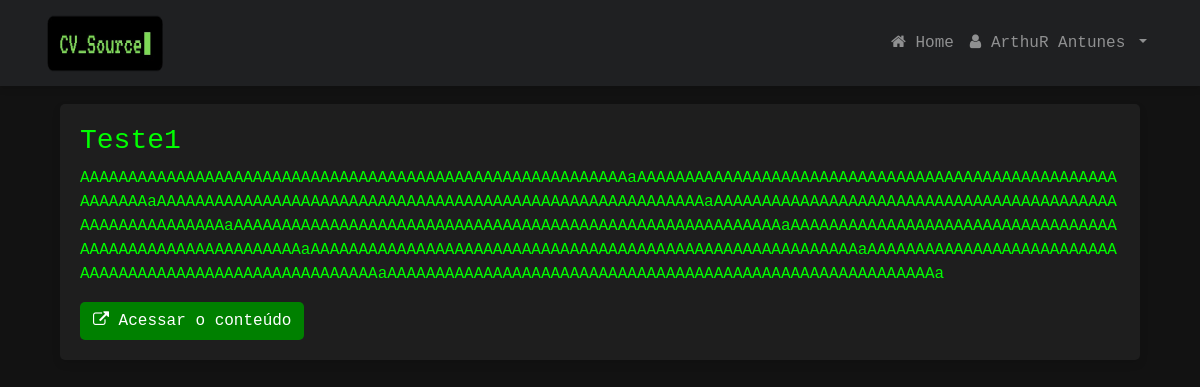
The page /content/1 (signed in) on the database its author committed.
### website/models.py (models this page shows, shortened)
class User(UserMixin, db.Model):
    __tablename__ = 'user'
    id = db.Column(db.Integer, primary_key=True)
    email = db.Column(db.String(150), unique=True, nullable=False)
    password = db.Column(db.String(150), nullable=False)
    first_name = db.Column(db.String(150))
    is_admin = db.Column(db.Boolean, default=False)

class Content(db.Model):
    id = db.Column(db.Integer, primary_key=True)
    title = db.Column(db.String(150), nullable=False)
    description = db.Column(db.String(500), nullable=False)
    link = db.Column(db.String(500))

### website/views.py (the view)
@views.route('/content/<int:content_id>')
@login_required
def view_content(content_id):
    content = Content.query.get_or_404(content_id)
    return render_template("view_content.html", content=content)

### website/__init__.py (called while the page is built)
def create_app():
    app = Flask(__name__)
    app.config['SECRET_KEY'] = 'your_secret_key'  # Substitua por uma chave segura
    app.config['SQLALCHEMY_DATABASE_URI'] = f'sqlite:///{DB_NAME}'
    db.init_app(app)
    from .views import views
    from .auth import auth
    app.register_blueprint(views, url_prefix='/')
    app.register_blueprint(auth, url_prefix='/')
    from .models import User, Content
    with app.app_context():
        db.create_all()
    login_manager = LoginManager()
    login_manager.login_view = 'auth.login'
    login_manager.init_app(app)
    @login_manager.user_loader
    def load_user(id):
        return User.query.get(int(id))
    @app.context_processor
    def inject_user():
        return dict(user=current_user)
    return app

### website/templates/view_content.html (shortened to what this page needs)
{% extends "base.html" %}
{% block content %}
    <div class="container mt-4">
        <div class="card card-custom">
            <div class="card-body">
                <h3>{{ content.title }}</h3>
                <p>{{ content.description }}</p>
                {% if content.link %}
                <a href="{{ content.link }}" class="btn btn-custom" target="_blank">
                    <i class="fa fa-external-link"></i> Acessar o conteúdo
                </a>
                {% endif %}
            </div>
        </div>
    </div>
{% endblock %}

### website/templates/base.html (shortened to what this page needs)
<!DOCTYPE html>
<html>
  <head>
    <link
      rel="stylesheet"
      href="https://stackpath.bootstrapcdn.com/bootstrap/4.4.1/css/bootstrap.min.css"
    />
    <link
      rel="stylesheet"
      href="https://stackpath.bootstrapcdn.com/font-awesome/4.7.0/css/font-awesome.min.css"
    />
  </head>
  <body>
    <nav class="navbar navbar-expand-lg navbar-custom navbar-dark fixed-top">
      <div class="container">
        <a class="navbar-brand d-flex align-items-center" href="/">
          <img src="{{ url_for('static', filename='images/CV_Source.png') }}" width="120" height="60" alt="Logo">
        </a>
        <div class="collapse navbar-collapse" id="navbarContent">
          <ul class="navbar-nav ml-auto">
            {% if user.is_authenticated %}
              <li class="nav-item">
                <a class="nav-link" href="/">
                  <i class="fa fa-home"></i> Home
                </a>
              </li>
              <li class="nav-item dropdown">
                <a class="nav-link dropdown-toggle" href="#" id="userDropdown" role="button"
                   data-toggle="dropdown" aria-haspopup="true" aria-expanded="false">
                  <i class="fa fa-user"></i> {{ user.first_name }}
                </a>
              </li>
            {% endif %}
          </ul>
        </div>
      </div>
    </nav>
    <div class="container mt-4">
      {% block content %}{% endblock %}
    </div>
  </body>
</html>

### website/templates/base.html (style rules this page uses)
body { padding-top: 80px; background-color: #121212; color: #00FF00; font-family: "Courier New", Courier, monospace; }
.navbar-custom { background-color: #1f2022 !important; box-shadow: 0 4px 6px rgba(0, 0, 0, 0.1); }
.card-custom { background-color: #1e1e1e; border: none; border-radius: 5px; box-shadow: 0 4px 8px rgba(0, 0, 0, 0.1); transition: transform 0.3s ease; color: #00FF00; }
.btn-custom { border-radius: 5px; background-color: #008000; color: white; }

### rows shown on the page
User: first_name "ArthuR Antunes"
Content: title "Teste1", description "AAAAAAAAAAAAAAAAAAAAAAAAAAAAAAAAAAAAAAAAAAAAAAAAAAAAAAAAAaAAAAAAAAAAAAAAAAAAAAAAAAAAAAAAAAAAAAAAAAAAAAAAAAAAAAAAAAAaAAAAAAAAAAAAAAAAAAAAAAAAAAAAAAAAAAAAAAAAAAAAAAAAAAAAAAAAAaAAAAAAAAAAAAAAAAAAAAAAAAAAAAAAAAAAAAAAAAAAAAAAAAAAAAAAAAAaAAAAAAAAAAAAAAAAAAAAAAAAAAAAAAAAAAAAAAAAAAAAAAAAAAAAAAAAAaAAAAAAAAAAAAAAAAAAAAAAAAAAAAAAAAAAAAAAAAAAAAAAAAAAAAAAAAAaAAAAAAAAAAAAAAAAAAAAAAAAAAAAAAAAAAAAAAAAAAAAAAAAAAAAAAAAAaAAAAAAAAAAAAAAAAAAAAAAAAAAAAAAAAAAAAAAAAAAAAAAAAAAAAAAAAAaAAAAAAAAAAAAAAAAAAAAAAAAAAAAAAAAAAAAAAAAAAAAAAAAAAAAAAAAAa"
